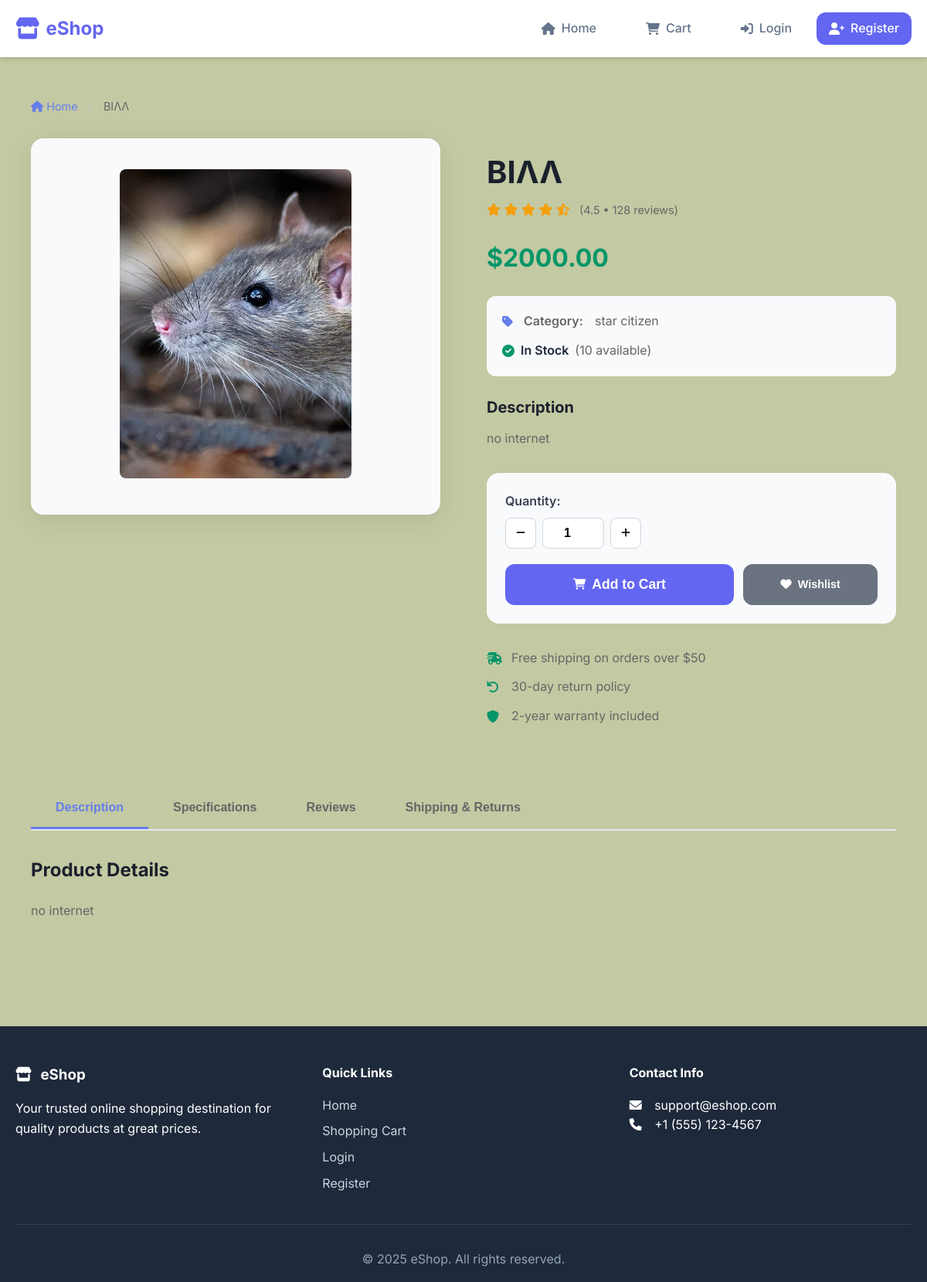
Before: /product/12 with the older database file.
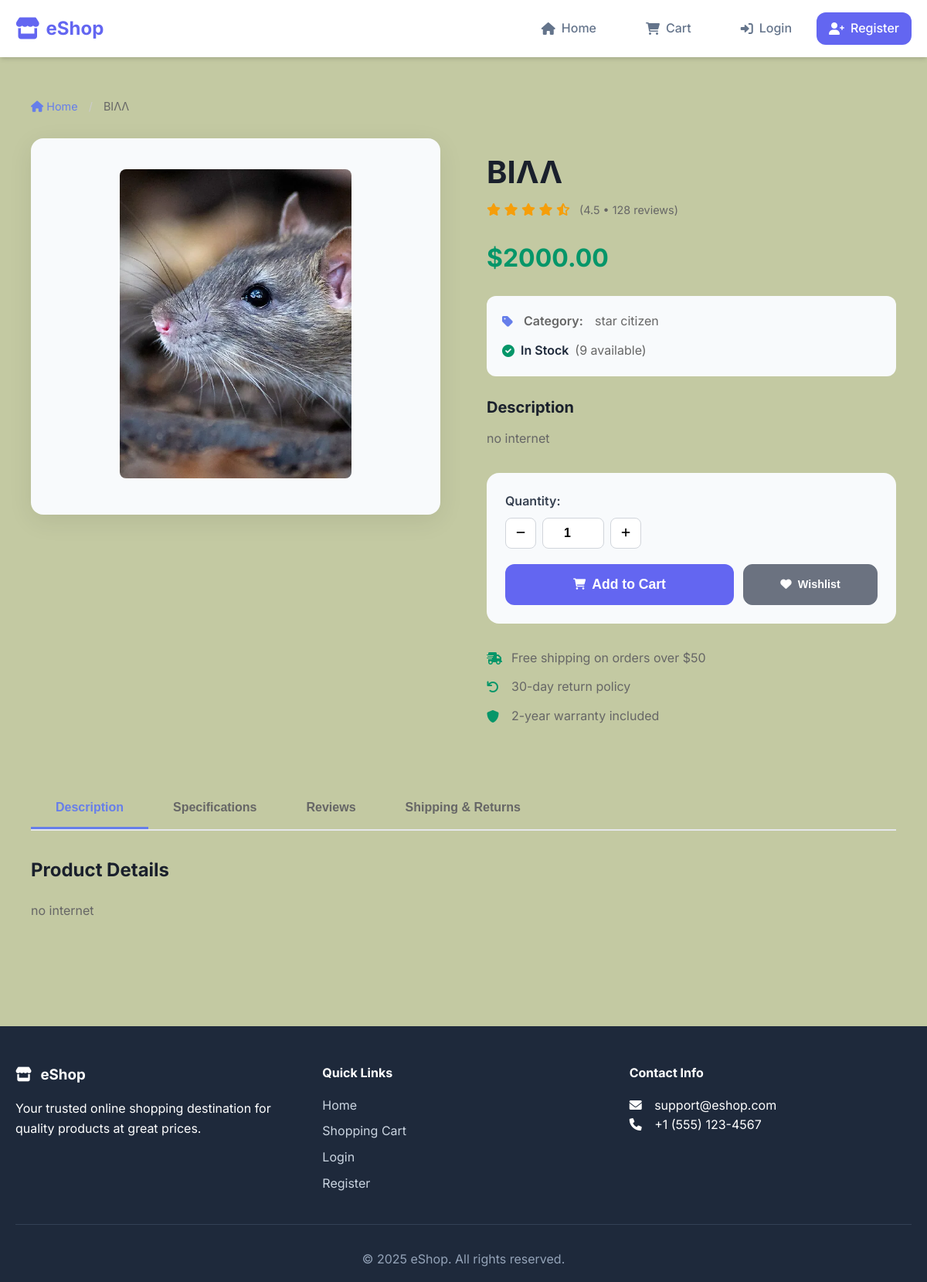
After: the same page with the newer database file.
### tables this page shows
CREATE TABLE products(
            product_id INTEGER PRIMARY KEY AUTOINCREMENT,
            name VARCHAR(100) NOT NULL,
            description TEXT,
            price DECIMAL(10,2) NOT NULL,
            stock_quantity INTEGER NOT NULL DEFAULT 0,
            category VARCHAR(50),
            image_url VARCHAR(255),
            created_at TIMESTAMP DEFAULT CURRENT_TIMESTAMP
        );

### app.py (the view)
@app.route("/product/<int:product_id>")
def product_detail(product_id):
    try:
        with get_cursor() as cur:
            cur.execute("SELECT * FROM products WHERE product_id = ?", (product_id,))
            product = cur.fetchone()
        if not product:
            flash('Product not found', 'danger')
            return redirect(url_for('home'))
        return render_template('product.html', product=product)
    except Exception as e:
        flash(f"Error loading product: {str(e)}", 'danger')
        return redirect(url_for('home'))

### app.py (called while the page is built)
@app.context_processor
def utility_processor():
    def get_image_url(image_url):
        if not image_url:
            return url_for('static', filename='images/placeholder.png')
        if image_url.startswith('uploads/'):
            return url_for('static', filename=image_url)
        return image_url
    return dict(get_image_url=get_image_url)

def get_db():
    db = getattr(g, '_database', None)
    if db is None:
        db = g._database = sqlite3.connect(DATABASE)
        db.row_factory = sqlite3.Row
    return db

@app.teardown_appcontext
def close_connection(exception):
    db = getattr(g, '_database', None)
    if db is not None:
        db.close()

@contextmanager
def get_cursor():
    db = get_db()
    cursor = db.cursor()
    try:
        yield cursor
        db.commit()
    except Exception as e:
        db.rollback()
        raise e
    finally:
        cursor.close()

### templates/product.html (shortened to what the changed rows need)
{% extends "base.html" %}
{% block content %}
<div class="product-page">
    <div class="product-breadcrumb">
        <a href="{{ url_for('home') }}" class="breadcrumb-link">
            <i class="fas fa-home"></i> Home
        </a>
        <span class="breadcrumb-separator">/</span>
        <span class="breadcrumb-current">{{ product.name }}</span>
    </div>
    <div class="product-layout">
        <div class="product-gallery">
            <div class="main-image-container">
                <img src="{{ get_image_url(product.image_url) }}"
                     alt="{{ product.name }}"
                     class="main-product-image"
                     id="mainProductImage">
            </div>
        </div>
        <div class="product-details">
            <div class="product-header">
                <h1 class="product-title">{{ product.name }}</h1>
                <div class="product-rating">
                    <div class="stars">
                    </div>
                    <span class="rating-text">(4.5 • 128 reviews)</span>
                </div>
            </div>
            <div class="product-pricing">
                <div class="current-price">${{ "%.2f"|format(product.price) }}</div>
            </div>
            <div class="product-meta">
                <div class="meta-item">
                    <i class="fas fa-tag"></i>
                    <span class="meta-label">Category:</span>
                    <span class="meta-value">{{ product.category or 'General' }}</span>
                </div>
                {% if product.stock_quantity > 0 %}
                    <div class="stock-available">
                        <i class="fas fa-check-circle"></i>
                        <span class="stock-text">In Stock</span>
                        <span class="stock-quantity">({{ product.stock_quantity }} available)</span>
                    </div>
                {% else %}
                    <div class="stock-unavailable">
                        <i class="fas fa-times-circle"></i>
                        <span class="stock-text">Out of Stock</span>
                    </div>
                {% endif %}
            </div>
            <div class="product-description">
                <h3>Description</h3>
                <p>{{ product.description or 'No description available for this product.' }}</p>
            </div>
        </div>
    </div>
    <div class="product-tabs">
        <div class="tabs-content">
            <div class="tab-pane active" id="description">
                <h3>Product Details</h3>
                <p>{{ product.description or 'Detailed product description coming soon.' }}</p>
            </div>
        </div>
    </div>
</div>
{% endblock %}

Changed rows visible on the page:
changed products "ΒΙΛΛ": stock_quantity "10" → "9"
